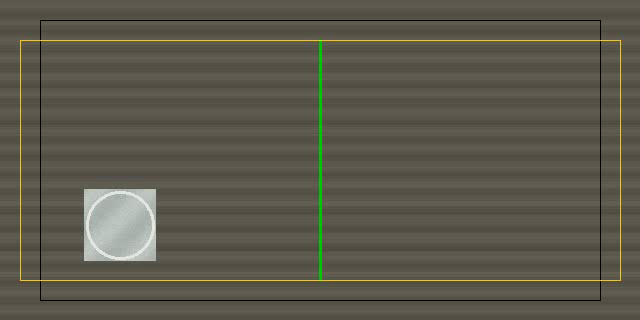
#> input picture frame 0 of examples/video/conveyor_demo.mp4, 640 x 320 px
$ python generate_video_demo.py
#> lines starting #> are read from the running program, lines starting #| are printed output that depends on the picture; after the words box and inside, x2 and y2 are one past the last pixel; in counts of white or black regions, pixels touching at a corner belong together
"""Generate a synthetic conveyor video plus piece images for the bank.

Procedural content (NOT real products):
- conveyor_background.png: empty fixed-camera belt frame;
- conveyor_demo.mp4: metal-like pieces moving left-to-right, including one
  defective piece and one frame range where two pieces touch (a merged blob);
- bank/: normal isolated-piece crops for reference/calibration uploads.

Recommended job parameters are written to params_hint.json so the merged
pair is rejected as a cluster while single pieces pass the size envelope.
"""

from __future__ import annotations

import json
from pathlib import Path

import cv2
import numpy as np
from PIL import Image

WIDTH, HEIGHT = 480, 270
FPS = 10
FRAMES = 100
PIECE = 52
SPEED = 8.0


def belt(seed: int = 7, h: int = HEIGHT, w: int = WIDTH) -> np.ndarray:
    rng = np.random.default_rng(seed)
    yy = np.arange(h, dtype=np.float32)[:, None]
    base = 72.0 + 6.0 * np.sin(yy * 0.35)
    frame = np.repeat(base, w, axis=1)
    frame += rng.normal(0, 3.0, size=(h, w))
    rgb = np.stack(
        [frame * 0.95, frame, frame * 1.04], axis=-1
    )
    return np.clip(rgb, 0, 255).astype(np.uint8)


def piece_texture(seed: int, size: int = PIECE) -> np.ndarray:
    rng = np.random.default_rng(seed)
    yy = np.arange(size, dtype=np.float32)[:, None]
    xx = np.arange(size, dtype=np.float32)[None, :]
    gradient = 14.0 * (xx / size) + 8.0 * (yy / size)
    stripes = 8.0 * np.sin(yy * 0.6 + rng.uniform(0, 6.28))
    noise = rng.normal(0, 3.5, size=(size, size))
    value = 172.0 + gradient + stripes + noise
    rgb = np.stack([value - 6, value, value + 8], axis=-1)
    tex = np.clip(rgb, 0, 255).astype(np.uint8)
    # Rounded mask so blobs read as compact parts, not rectangles.
    mask = np.zeros((size, size), np.uint8)
    cv2.rectangle(mask, (3, 3), (size - 4, size - 4), 255, -1)
    cv2.circle(mask, (3, 3), 4, 255, -1)
    cv2.circle(mask, (size - 4, 3), 4, 255, -1)
    cv2.circle(mask, (3, size - 4), 4, 255, -1)
    cv2.circle(mask, (size - 4, size - 4), 4, 255, -1)
    return tex, mask


def add_defect(tex: np.ndarray, seed: int = 9001) -> np.ndarray:
    rng = np.random.default_rng(seed)
    out = tex.copy()
    x0, y0 = 8, int(rng.integers(8, 18))
    x1, y1 = 44, int(rng.integers(34, 46))
    for t in np.linspace(0, 1, 200):
        x = int(x0 + (x1 - x0) * t)
        y = int(y0 + (y1 - y0) * t + 2 * np.sin(t * 10))
        for dy in (-1, 0, 1):
            yy = y + dy
            if 0 <= yy < out.shape[0] and 0 <= x < out.shape[1]:
                out[yy, x] = (out[yy, x] * 0.3 + 15).astype(np.uint8)
    out[10:18, 30:40] = (out[10:18, 30:40] * 0.25 + 20).astype(np.uint8)
    return out


def paste_piece(frame: np.ndarray, tex: np.ndarray, mask: np.ndarray, cx: int, cy: int) -> None:
    h, w = frame.shape[:2]
    half = PIECE // 2
    x1, y1 = cx - half, cy - half
    x2, y2 = x1 + PIECE, y1 + PIECE
    for yy in range(max(0, y1), min(h, y2)):
        for xx in range(max(0, x1), min(w, x2)):
            if mask[yy - y1, xx - x1]:
                frame[yy, xx] = tex[yy - y1, xx - x1]


def isolated_piece_image(seed: int, defective: bool = False, canvas: int = 68) -> np.ndarray:
    base = belt(1000 + (seed % 7), canvas, canvas)
    tex, mask = piece_texture(seed)
    if defective:
        tex = add_defect(tex, 9000 + seed)
    rng = np.random.default_rng(seed * 31 + 5)
    jitter_x = int(rng.integers(-3, 4))
    jitter_y = int(rng.integers(-3, 4))
    off = (canvas - PIECE) // 2
    off_x = off + jitter_x
    off_y = off + jitter_y
    region = base[off_y : off_y + PIECE, off_x : off_x + PIECE]
    region[mask > 0] = tex[mask > 0]
    return base


def main() -> None:
    out = Path(__file__).resolve().parents[1] / "examples" / "video"
    (out / "bank").mkdir(parents=True, exist_ok=True)
    background = belt()
    Image.fromarray(background).save(out / "conveyor_background.png")
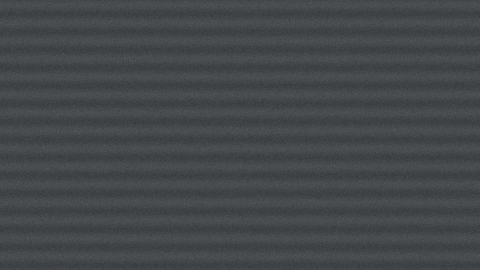
#> saved as conveyor_background.png: PIL image 480x270 RGB; mean R, G, B 67.9, 71.5, 74.4

    # Timeline: (label, start_frame, y, seed, defective, touching)
    timeline = [
        ("A", -2, 80, 11, False, False),
        ("B", 8, 170, 22, True, False),
        ("C", 26, 120, 33, False, True),
        ("D", 26, 120 + PIECE - 4, 44, False, True),
        ("E", 56, 210, 55, False, False),
    ]
    writer = cv2.VideoWriter(
        str(out / "conveyor_demo.mp4"),
        cv2.VideoWriter_fourcc(*"mp4v"),
        FPS,
        (WIDTH, HEIGHT),
    )
    for f in range(FRAMES):
        frame = background.copy()
        for label, start, y, seed, defective, _touch in timeline:
            cx = int(-PIECE + (f - start) * SPEED)
            if cx < -PIECE or cx > WIDTH + PIECE:
                continue
            tex, mask = piece_texture(seed)
            if defective:
                tex = add_defect(tex)
            paste_piece(frame, tex, mask, cx, y)
        writer.write(cv2.cvtColor(frame, cv2.COLOR_RGB2BGR))
    writer.release()

    # Bank pieces: real empty-belt patches taken from the finished video
    # (frames before pieces enter / after they leave) with a clean piece
    # pasted at the centre plus small jitter. This matches the crop margin
    # and background statistics of the tracker's evidence crops.
    capture = cv2.VideoCapture(str(out / "conveyor_demo.mp4"))
    empty_frames = []
    for idx in (0, 1, 2, 97, 98, 99):
        capture.set(cv2.CAP_PROP_POS_FRAMES, idx)
        ok, bgr = capture.read()
        if ok:
            empty_frames.append(cv2.cvtColor(bgr, cv2.COLOR_BGR2RGB))
#> this loop made 6 passes
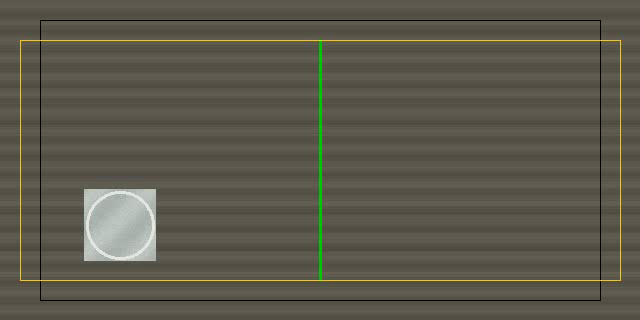
#> input picture frame 0 of examples/video/conveyor_demo.mp4, 640 x 320 px
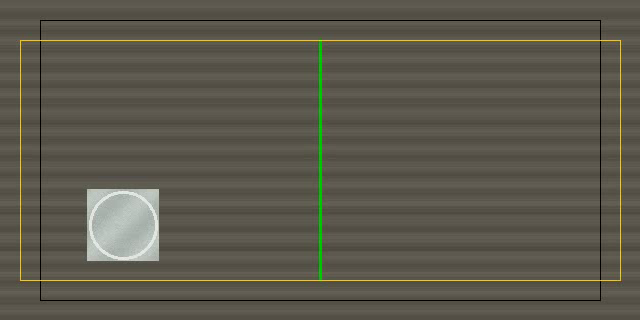
#> input picture frame 1 of examples/video/conveyor_demo.mp4, 640 x 320 px
#> after the loop:
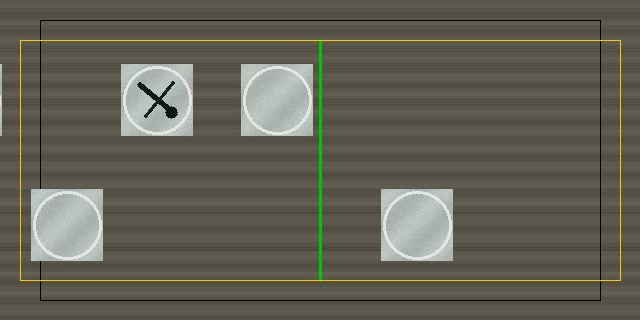
#> bgr: shape (320, 640, 3); mean B, G, R 84.6, 96.4, 98.6
#> after the loop, empty_frames = 6 items
    capture.release()

    def bank_crop(seed: int, defective: bool = False) -> np.ndarray:
        rng = np.random.default_rng(seed)
        source = empty_frames[seed % len(empty_frames)]
        cx = int(rng.integers(120, 360))
        cy = int(rng.integers(40, 220))
        canvas = source[cy - 34 : cy + 34, cx - 34 : cx + 34].copy()
        tex, mask = piece_texture(seed)
        if defective:
            tex = add_defect(tex, 9000 + seed)
        off = 8 + int(rng.integers(-3, 4))
        region = canvas[off : off + PIECE, off : off + PIECE]
        region[mask > 0] = tex[mask > 0]
        return canvas

    ref_seeds = list(range(101, 117))
    cal_seeds = list(range(201, 213))
    for i, seed in enumerate(ref_seeds, 1):
        Image.fromarray(bank_crop(seed)).save(
            out / "bank" / f"reference_{i}.png"
        )
#> this loop made 16 passes
#> pass 1, in bank_crop, `canvas = source[cy - 34 : cy + 34, cx - 34 : cx + 34].copy()`:
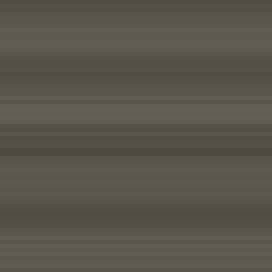
#> canvas: shape (68, 68, 3) (shown 4 times larger); mean R, G, B 89.5, 85.5, 75.5
#> pass 1, in bank_crop, `tex, mask = piece_texture(seed)`:
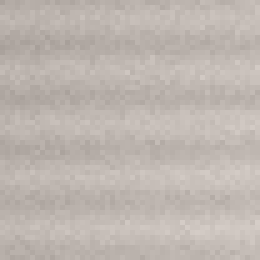
#> tex: shape (52, 52, 3) (shown 5 times larger); mean of channels 0, 1, 2 176.3, 182.3, 190.3; drawn as B, G, R
#> pass 1, in bank_crop, `tex, mask = piece_texture(seed)`:
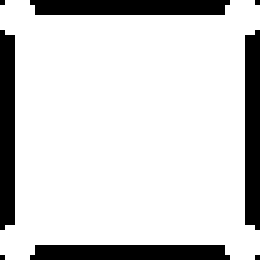
#> mask: shape (52, 52) (shown 5 times larger); 82.7% white; 8 black regions (4 under 20 px), largest, box (x1, y1, x2, y2) and area: (6, 0, 46, 3) 116, (0, 6, 3, 46) 116, (49, 6, 52, 46) 116, (6, 49, 46, 52) 116
    for i, seed in enumerate(cal_seeds, 1):
        Image.fromarray(bank_crop(seed)).save(
            out / "bank" / f"calibration_{i}.png"
        )
    Image.fromarray(bank_crop(222, defective=True)).save(
        out / "bank" / "defective_demo_do_not_calibrate.png"
    )
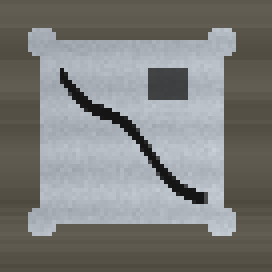
#> saved as defective_demo_do_not_calibrate.png: PIL image 68x68 RGB (shown 4 times larger); mean R, G, B 125, 125.6, 124

    hint = {
        "video": "conveyor_demo.mp4",
        "background": "conveyor_background.png",
        "roi": [30, 20, 450, 250],
        "line_x": 240,
        "direction": "ltr",
        "diff_threshold": 40,
        "min_area": 900,
        "max_piece_area": 4200,
        "min_side": 30,
        "max_side": 90,
        "note": "max_side 90 keeps single 52px parts but rejects the touching pair blob",
        "expected": {
            "individual_pieces": 4,
            "defective_track": "B",
            "touching_pair": ["C", "D"],
        },
    }
    (out / "params_hint.json").write_text(json.dumps(hint, indent=2, ensure_ascii=False))
    print(f"wrote synthetic conveyor demo to {out}")


if __name__ == "__main__":
    main()

$ run again, starting later in the video
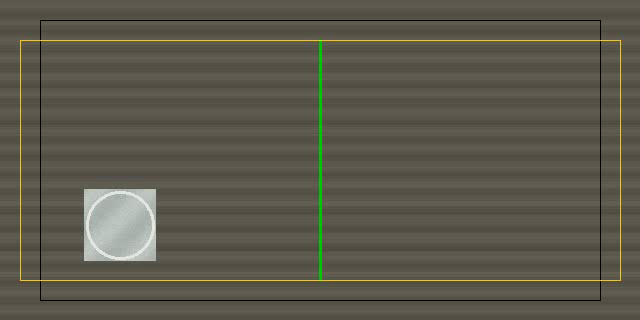
#> input picture frame 0 of examples/video/conveyor_demo.mp4, 640 x 320 px
#> the loop in main, `for idx in (0, 1, 2, 97, 98, 99):` made 6 passes
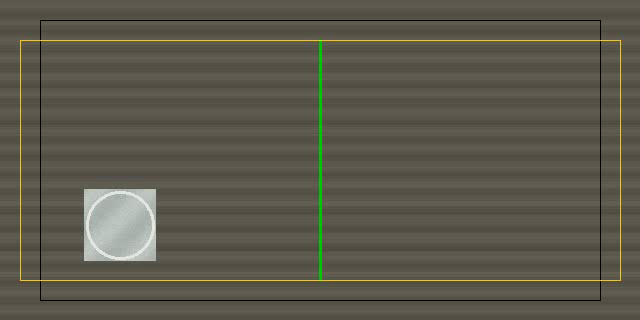
#> input picture frame 0 of examples/video/conveyor_demo.mp4, 640 x 320 px
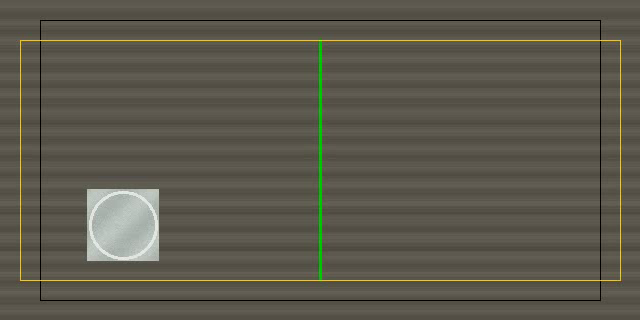
#> input picture frame 1 of examples/video/conveyor_demo.mp4, 640 x 320 px
#> after the loop in main, `for idx in (0, 1, 2, 97, 98, 99):`: empty_frames = 6 items

$ run again, starting later in the video
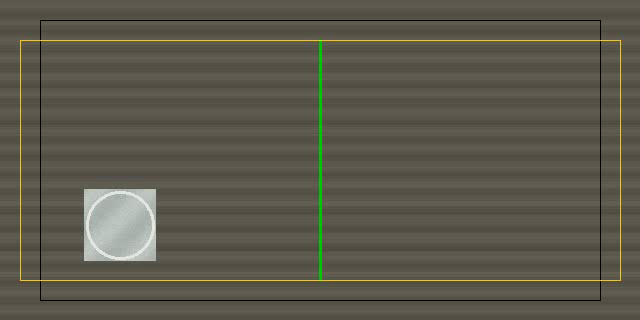
#> input picture frame 0 of examples/video/conveyor_demo.mp4, 640 x 320 px
#> the loop in main, `for idx in (0, 1, 2, 97, 98, 99):` made 6 passes
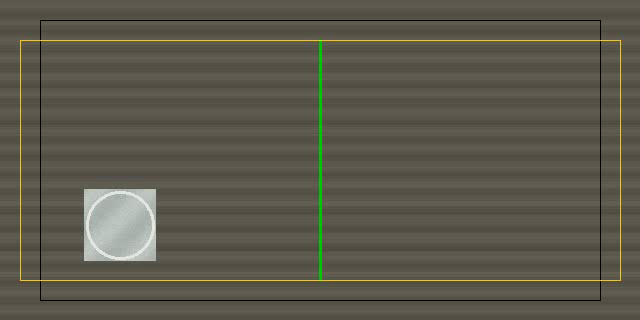
#> input picture frame 0 of examples/video/conveyor_demo.mp4, 640 x 320 px
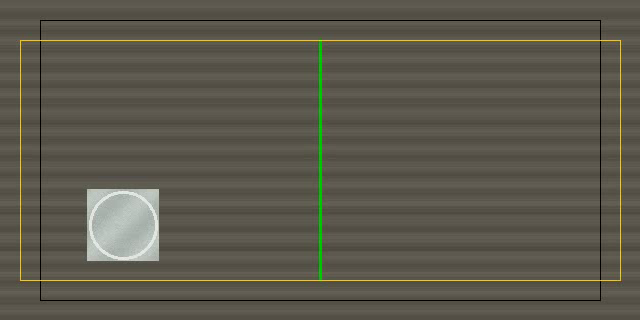
#> input picture frame 1 of examples/video/conveyor_demo.mp4, 640 x 320 px
#> after the loop in main, `for idx in (0, 1, 2, 97, 98, 99):`: empty_frames = 6 items
